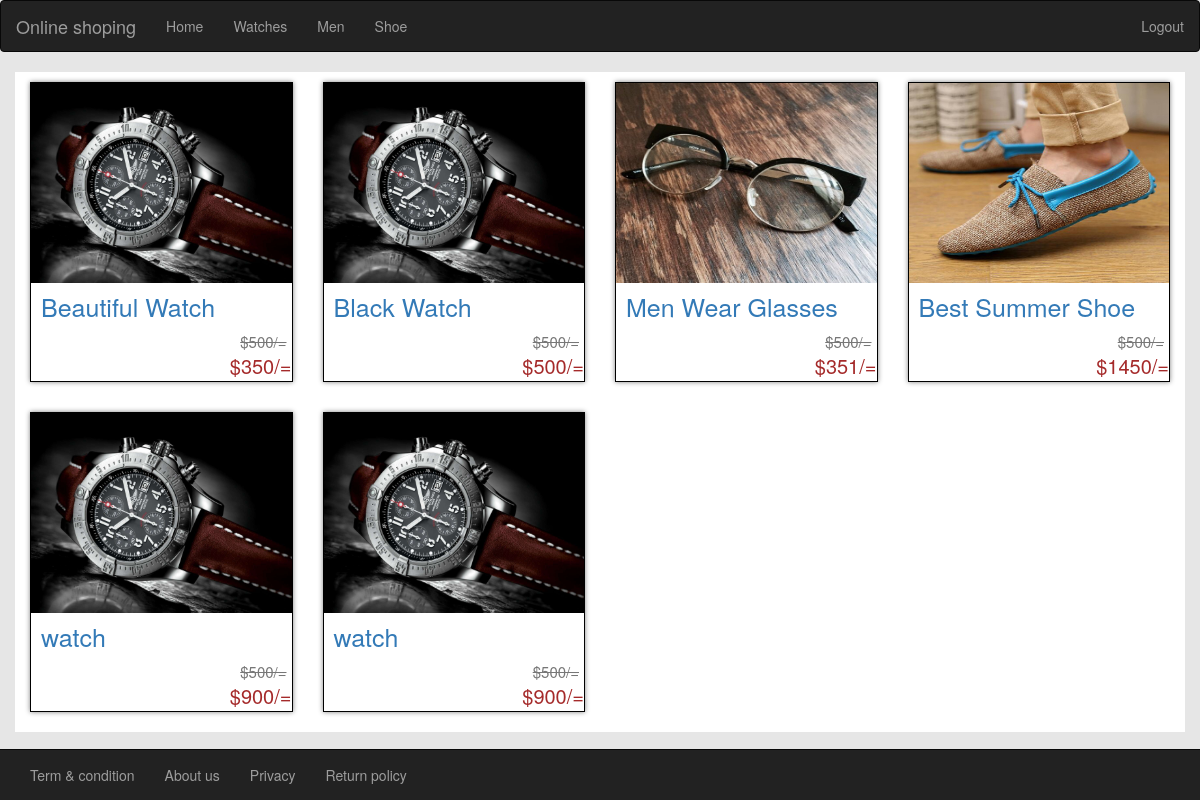
Screenshot of /project1.php with the database file from the repository.
### tables this page shows
CREATE TABLE `items_cat` (
  `cat_id` int(11) NOT NULL,
  `cat_name` text NOT NULL,
  `cat_slug` text NOT NULL
);

CREATE TABLE `items` (
  `item_id` int(11) NOT NULL,
  `item_image` text NOT NULL,
  `item_title` text NOT NULL,
  `item_description` text NOT NULL,
  `item_cat` text NOT NULL,
  `item_qty` int(11) NOT NULL,
  `item_cost` int(11) NOT NULL,
  `item_price` int(11) NOT NULL,
  `item_discount` int(11) NOT NULL,
  `item_delivery` int(11) NOT NULL
);

### project1.php (the view, shortened to what this page needs)
<?php include "includes/db.php"; ?>
<!DOCTYPE html>
<html lang="en">
<head>
	<link rel="stylesheet" href="css/bootstrap.css">
	<link rel="stylesheet" href="css/sheet.css">
</head>
<body>
<?php
include 'includes/header1.php';
?>
<div class="container">
<div class="row">
<?php
$sql="SELECT * FROM items ";
$run=mysqli_query($conn,$sql);
while($rows = mysqli_fetch_assoc($run)){
	$discount=$rows['item_price']-$rows['item_discount'];
	$item_title=str_replace(' ','-',$rows['item_title']);
	echo "
  <div class='col-md-3'>
          <div class='col-md-12 single-item nopadding'>
            <div class='top'><img src='$rows[item_image]' class='img-responsive'></div>
            <div class='bottom'>
         <h3 class='item-title'><a href='item1.php?item_title=$item_title&item_id=$rows[item_id]'>$rows[item_title]</a></h3>
         <div class='pull-right cutted-price text-muted'><del>$500/=</del></div>
         <div class='clearfix'></div>
         <div class='pull-right discount-price'>$$discount/=</div>
		 </div>
        </div>
    </div>
	";
}
?>
</div>
<?php
include 'includes/footer1.php';
?>
</div>
</body>
</html>

### includes/header1.php
	<nav class="navbar navbar-inverse">
<div class="container-fluid">
<div class="navbar-header">
<a href="" class="navbar-brand">Online shoping</a>
</div>
<ul class="nav navbar-nav" >
<li><a href="project1.php">Home</a></li>
<?php
$cat_sql="SELECT * FROM items_cat";
$cat_run=mysqli_query($conn,$cat_sql);
while($cat_rows=mysqli_fetch_assoc($cat_run)){
	$cat_name=ucwords($cat_rows['cat_name']);
	if($cat_rows['cat_slug']=='')
	{
		$cat_slug=$cat_rows['cat_name'];
	}else
	{
		$cat_slug=$cat_rows['cat_slug'];
	}
	echo "
	<li><a href='category.php?category=$cat_slug'>$cat_name</a></li>
	";
}
?>
</ul>
<ul class="nav navbar-nav navbar-right">
<li><a href="#">Logout</a></li>
</ul>
</div>
</nav>

### css/sheet.css (style rules this page uses)
.nopadding { padding:0; }
body { background:#e6e6e6; }
.container { background:white; }
.single-item { margin-top: 10px; margin-bottom:20px; height:300px; border:solid 1px black; box-shadow:0 0 5px gray; }
.top { background:maroon; height:200px; }
.top img { width:100%; height:200px; }
.bottom { height:100px; }
.item-title { color:brown; font-size:25px; margin:0; padding:10px; }
.cutted-price { font-size:15px; margin-right:5px; }
.discount-price { font-size:20px; color:brown; }

### rows the page displays
items_cat: cat_name "Watches"
items_cat: cat_name "Men"
items_cat: cat_name "Shoe"
items: item_image (picture), item_title "Beautiful Watch", discount "350"
items: item_image (picture), item_title "Black Watch", discount "500"
items: item_image (picture), item_title "Men Wear Glasses", discount "351"
items: item_image (picture), item_title "Best Summer Shoe", discount "1450"
items: item_image (picture), item_title "watch", discount "900"
items: item_image (picture), item_title "watch", discount "900"
